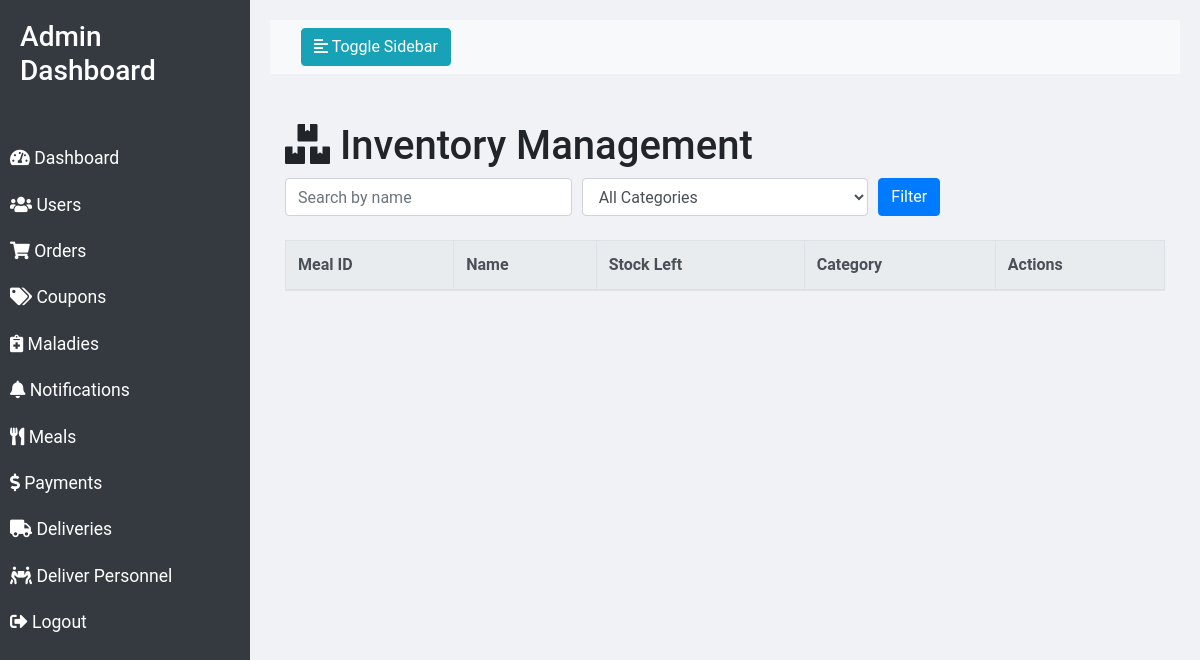
The page /inventory.php (signed in) on the database as committed earlier.
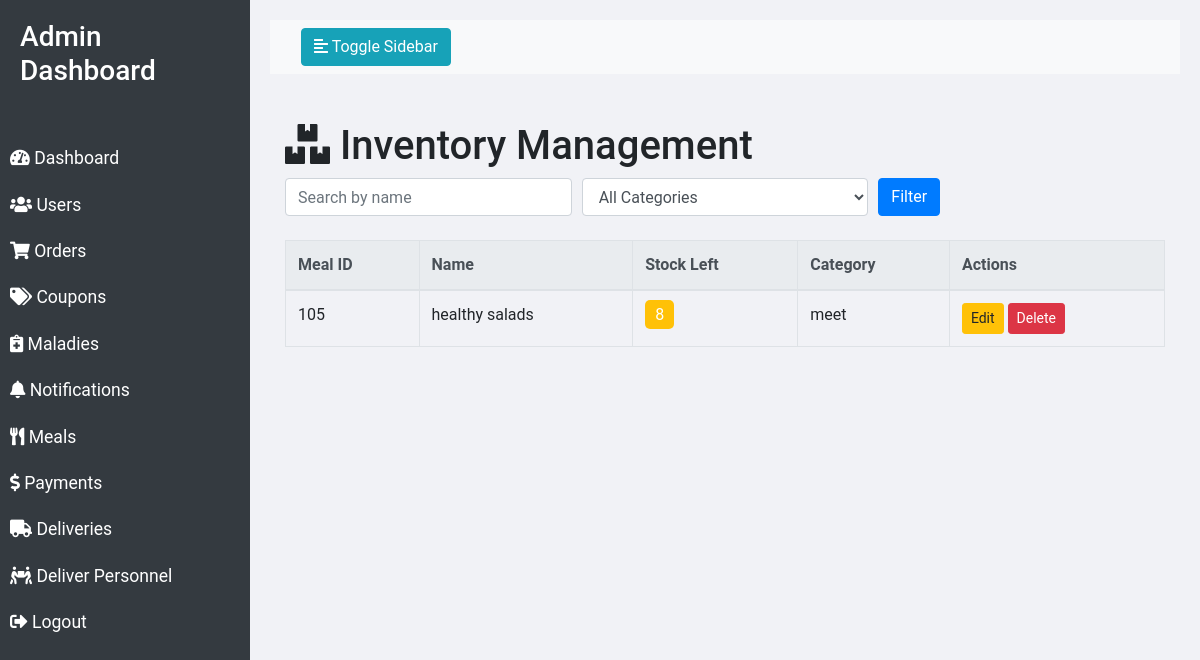
The same page on the database as committed later.
### tables this page shows
CREATE TABLE `meals` (
  `meal_id` int(11) NOT NULL,
  `name` varchar(100) DEFAULT NULL,
  `description` text,
  `malady_id` int(11) DEFAULT NULL,
  `price` decimal(10,2) DEFAULT NULL,
  `image` varchar(255) DEFAULT NULL,
  `created_at` timestamp NOT NULL DEFAULT CURRENT_TIMESTAMP,
  `updated_at` timestamp NOT NULL DEFAULT CURRENT_TIMESTAMP ON UPDATE CURRENT_TIMESTAMP,
  `category_id` int(11) DEFAULT NULL,
  `stock` int(11) NOT NULL DEFAULT '0',
  `category` varchar(255) NOT NULL
);

CREATE TABLE `categories` (
  `category_id` int(11) NOT NULL,
  `name` varchar(100) NOT NULL
);

### inventory.php (the view, shortened to what this page needs)
<?php
require 'config/db.php';
$search = isset($_GET['search']) ? $_GET['search'] : '';
$category_filter = isset($_GET['category']) ? $_GET['category'] : '';
$sql = "SELECT meals.meal_id, meals.name, meals.stock, categories.category_id, categories.name AS category_name
        FROM meals
        JOIN categories ON meals.category = categories.category_id
        WHERE meals.name LIKE ? AND (categories.category_id = ? OR ? = '')
        ORDER BY meals.name ASC";
$stmt = $conn->prepare($sql);
$search_param = "%$search%";
$stmt->bind_param("sis", $search_param, $category_filter, $category_filter);
$stmt->execute();
$result = $stmt->get_result();
?>
<!DOCTYPE html>
<html lang="en">
<head>
    <link rel="stylesheet" href="https://maxcdn.bootstrapcdn.com/bootstrap/4.5.2/css/bootstrap.min.css">
    <link rel="stylesheet" href="https://cdnjs.cloudflare.com/ajax/libs/font-awesome/5.15.4/css/all.min.css">
</head>
<body>
<div class="wrapper">
    <nav id="sidebar">
        <div class="sidebar-header">
            <h3>Admin Dashboard</h3>
        </div>
        <ul class="list-unstyled components">
            <li><a href="dashboard.php"><i class="fas fa-tachometer-alt"></i> Dashboard</a></li>
            <li><a href="users.php"><i class="fas fa-users"></i> Users</a></li>
            <li><a href="orders.php"><i class="fas fa-shopping-cart"></i> Orders</a></li>
            <li><a href="coupons.php"><i class="fas fa-tags"></i> Coupons</a></li>
            <li><a href="maladies.php"><i class="fas fa-notes-medical"></i> Maladies</a></li>
            <li><a href="notifications.php"><i class="fas fa-bell"></i> Notifications</a></li>
            <li><a href="meals.php"><i class="fas fa-utensils"></i> Meals</a></li>
            <li><a href="payments.php"><i class="fas fa-dollar-sign"></i> Payments</a></li>
            <li><a href="deliveries.php"><i class="fas fa-truck"></i> Deliveries</a></li>
            <li><a href="delivers.php"><i class="fas fa-people-carry"></i> Deliver Personnel</a></li>
            <li><a href="logout.php"><i class="fas fa-sign-out-alt"></i> Logout</a></li>
        </ul>
    </nav>
    <div id="content">
        <nav class="navbar navbar-expand-lg navbar-light bg-light">
            <div class="container-fluid">
                <button type="button" id="sidebarCollapse" class="btn btn-info">
                    <i class="fas fa-align-left"></i>
                    <span>Toggle Sidebar</span>
                </button>
            </div>
        </nav>
        <div class="container mt-5">
            <h1><i class="fas fa-boxes"></i> Inventory Management</h1>
            <form method="GET" class="mb-4">
                <div class="form-row">
                    <div class="col">
                        <input type="text" name="search" class="form-control" placeholder="Search by name" value="<?php echo htmlspecialchars($search); ?>">
                    </div>
                    <div class="col">
                        <select name="category" class="form-control">
                            <option value="">All Categories</option>
                        </select>
                    </div>
                    <div class="col">
                        <button type="submit" class="btn btn-primary">Filter</button>
                    </div>
                </div>
            </form>
            <table class="table table-bordered">
                <thead class="thead-light">
                    <tr>
                        <th>Meal ID</th>
                        <th>Name</th>
                        <th>Stock Left</th>
                        <th>Category</th>
                        <th>Actions</th>
                    </tr>
                </thead>
                <tbody>
                    <?php while ($row = $result->fetch_assoc()): ?>
                        <tr>
                            <td><?php echo $row['meal_id']; ?></td>
                            <td><?php echo $row['name']; ?></td>
                            <td>
                                <?php
                                $stock = $row['stock'];
                                $stock_class = $stock > 10 ? 'in-stock' : ($stock > 0 ? 'low-stock' : 'out-of-stock');
                                ?>
                                <span class="stock-status <?php echo $stock_class; ?>" id="stock-<?php echo $row['meal_id']; ?>"><?php echo $stock; ?></span>
                            </td>
                            <td><?php echo $row['category_name']; ?></td>
                            <td>
                                <button class="btn btn-sm btn-warning edit-btn" data-id="<?php echo $row['meal_id']; ?>" data-name="<?php echo $row['name']; ?>" data-stock="<?php echo $row['stock']; ?>" data-category="<?php echo $row['category_id']; ?>">Edit</button>
                                <button class="btn btn-sm btn-danger delete-btn" data-id="<?php echo $row['meal_id']; ?>">Delete</button>
                            </td>
                        </tr>
                    <?php endwhile; ?>
                </tbody>
            </table>
        </div>
    </div>
</div>
</body>
</html>

Rows that differ between the two databases and show on the page:
added meals: meal_id "105", name "healthy salads", stock "8", categories.name "meet"
